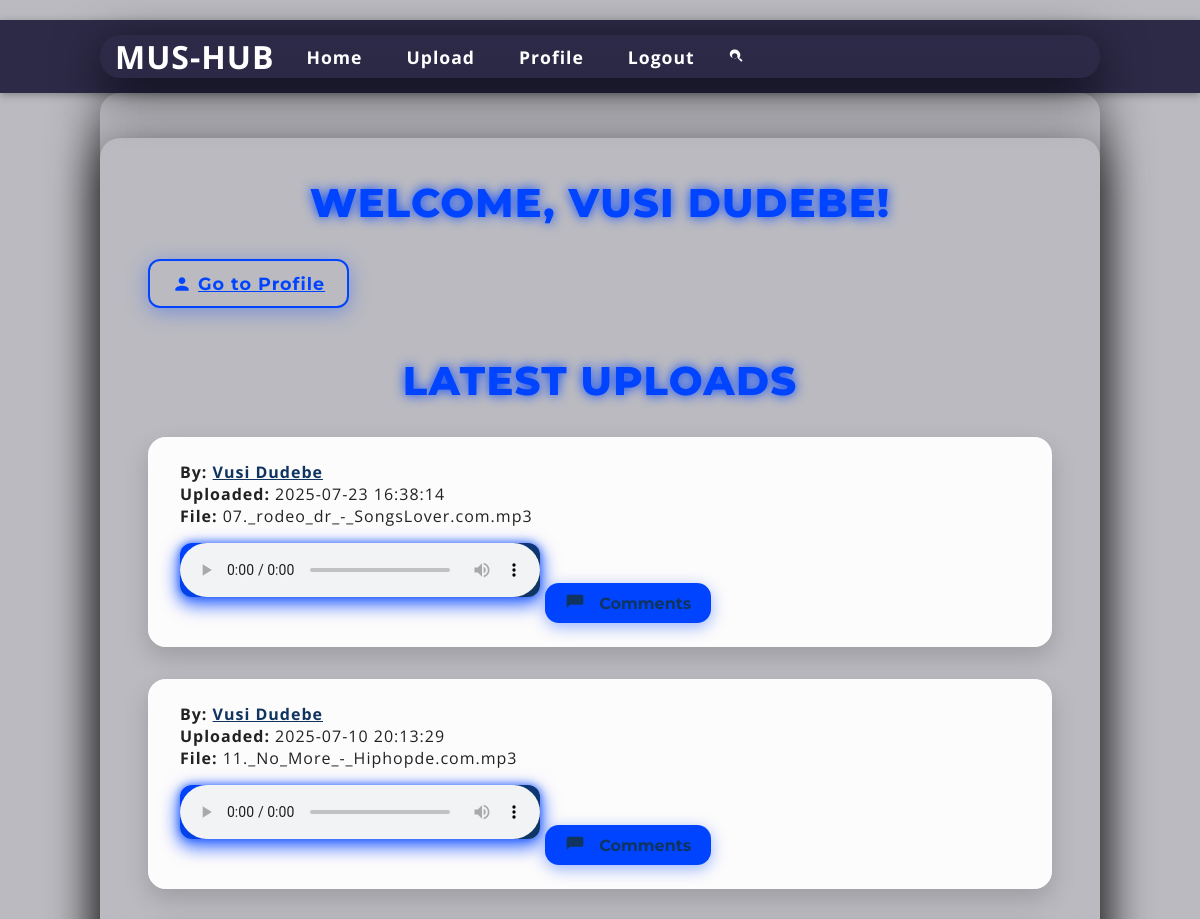
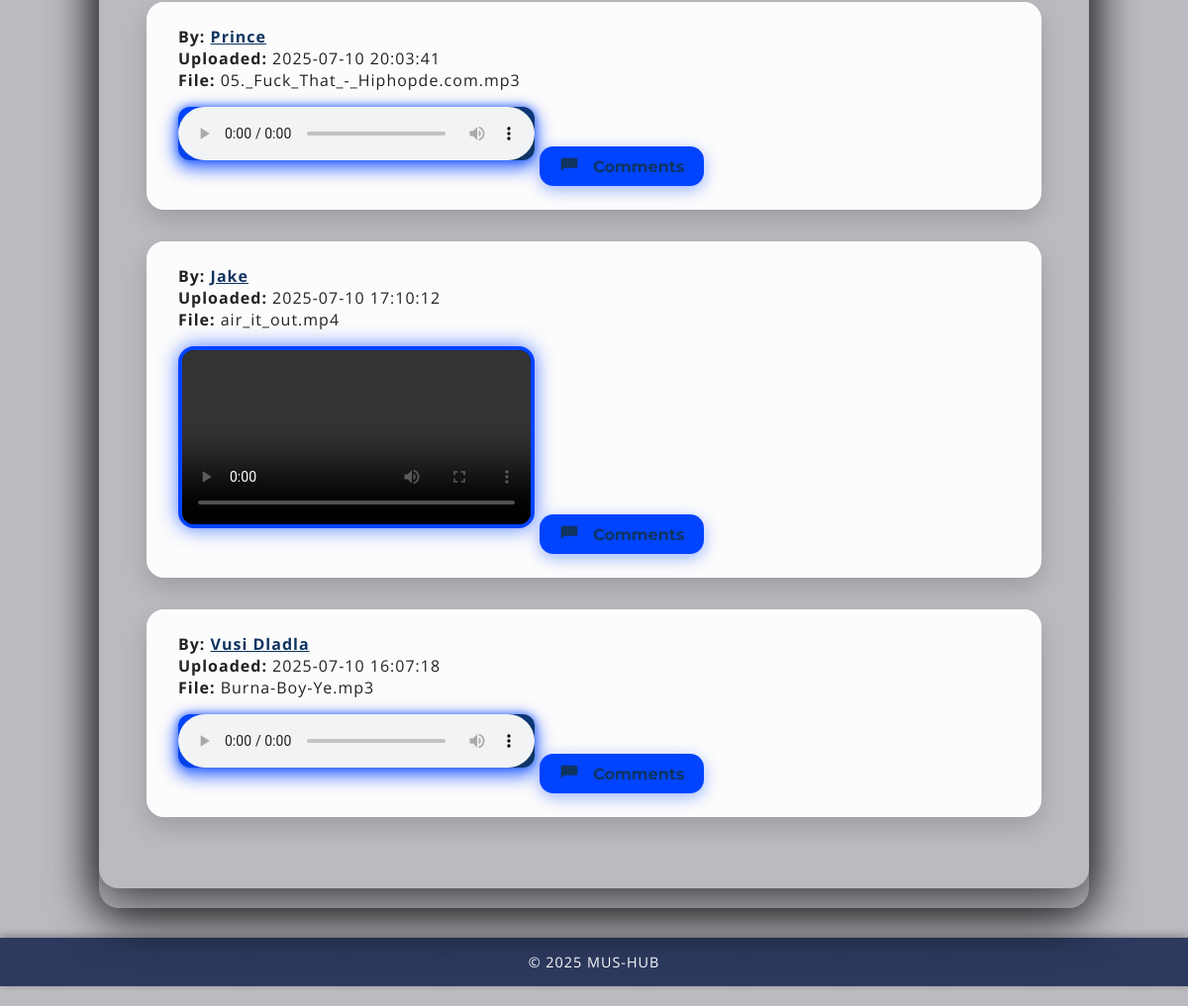
The app's page / (signed in) with its own data (2 pictures, top to bottom).
### app.py (models this page shows)
class User(db.Model):
    UserID = db.Column(db.Integer, primary_key=True)
    Username = db.Column(db.String(80), nullable=False)
    Email = db.Column(db.String(120), unique=True, nullable=False)
    Password = db.Column(db.String(200), nullable=False)
    Role = db.Column(db.String(20), nullable=False)
    Bio = db.Column(db.String(500))
    comments = db.relationship('Comment', backref='author', lazy=True)

class Content(db.Model):
    ContentID = db.Column(db.Integer, primary_key=True)
    UserID = db.Column(db.Integer, db.ForeignKey('user.UserID'), nullable=False)
    FilePath = db.Column(db.String(200), nullable=False)
    UploadDate = db.Column(db.DateTime, default=datetime.utcnow)
    user = db.relationship('User', backref='contents')

### app.py (the view)
@app.route('/')
def index():
    user_id = session.get('user_id')
    user = User.query.get(user_id) if user_id else None
    username = user.Username if user else 'Guest'
    contents = Content.query.order_by(Content.UploadDate.desc()).all()
    for content in contents:
        content.comments = Comment.query.filter_by(ContentID=content.ContentID).order_by(Comment.CommentDate).all()
    return render_template('index.html', username=username, contents=contents)

### app.py (called while the page is built)
@app.context_processor
def inject_now():
    return {
        'now': datetime.utcnow(),
        'current_user_id': session.get('user_id')
    }

### templates/index.html (shortened to what this page needs)
{% extends "base.html" %}
{% block extra_css %}
  <link rel="stylesheet" href="{{ url_for('static', filename='index.css') }}">
{% endblock %}
{% block content %}
<div class="container">
  {% if 'user_id' in session %}
    <h2>Welcome, {{ username }}!</h2>
    <a href="{{ url_for('profile') }}" class="profile-link" aria-label="Go to your profile">
      <svg class="icon" viewBox="0 0 24 24" aria-hidden="true" focusable="false">
        <path d="M12 12c2.21 0 4-1.79 4-4s-1.79-4-4-4-4 1.79-4 4 1.79 4 4 4zm0 2c-2.67 0-8 1.34-8 4v2h16v-2c0-2.66-5.33-4-8-4z"/>
      </svg>
      Go to Profile
    </a>
    <h2>Latest Uploads</h2>
    {% for content in contents %}
      <div class="upload" role="region" aria-labelledby="upload-title-{{ content.ContentID }}">
        <p><strong>By:</strong>
          <a href="{{ url_for('public_profile', user_id=content.user.UserID) }}">
            {{ content.user.Username }}
          </a>
        </p>
        <p><strong>Uploaded:</strong> {{ content.UploadDate.strftime('%Y-%m-%d %H:%M:%S') }}</p>
        <p><strong>File:</strong> {{ content.FilePath }}</p>
        {% set ext = content.FilePath.split('.')[-1].lower() %}
        {% if ext in ['mp3', 'wav', 'ogg'] %}
          <audio controls>
            <source src="{{ url_for('static', filename='uploads/' ~ content.FilePath) }}" type="audio/{{ ext }}">
          </audio>
        {% elif ext in ['mp4', 'webm'] %}
          <video controls width="360" aria-labelledby="upload-title-{{ content.ContentID }}">
            <source src="{{ url_for('static', filename='uploads/' ~ content.FilePath) }}" type="video/{{ ext }}">
          </video>
        {% else %}
          <p>Preview not available for this file type.</p>
        {% endif %}
        <button
          aria-expanded="false"
          aria-controls="comments-{{ content.ContentID }}"
          onclick="toggleComments('comments-{{ content.ContentID }}', this)"
          class="comments-toggle"
          >
          <svg class="icon" viewBox="0 0 24 24" aria-hidden="true" focusable="false">
            <path d="M20 2H4c-1.1 0-2 .9-2 2v14l4-4h14c1.1 0 2-.9 2-2V4c0-1.1-.9-2-2-2z"/>
          </svg>
          Comments
        </button>
      </div>
    {% endfor %}
  {% endif %}
</div>
{% endblock %}

### templates/base.html (shortened to what this page needs)
<!DOCTYPE html>
<html lang="en">
<head>
  <link rel="stylesheet" href="{{ url_for('static', filename='base.css') }}" />
  {% block extra_css %}{% endblock %}
</head>
<body>
  <header class="site-header">
    <div class="container">
      <h1 class="logo">MUS-HUB</h1>
      <nav>
        <ul class="nav-list {% if 'user_id' in session %}js-hidden{% endif %}" id="nav-list">
          {% if 'user_id' in session %}
            <li><a href="/">Home</a></li>
            <li><a href="/upload">Upload</a></li>
            <li><a href="{{ url_for('profile') }}">Profile</a></li>
            <li><a href="{{ url_for('logout') }}">Logout</a></li>
            <li class="search-container" id="search-container" tabindex="0" role="button" aria-label="Toggle search">
            </li>
          {% else %}
            <li><a href="{{ url_for('login') }}">Login</a></li>
            <li><a href="{{ url_for('register') }}">Register</a></li>
          {% endif %}
        </ul>
      </nav>
    </div>
  </header>
  <main class="container">
    {% block content %}{% endblock %}
  </main>
  <footer class="site-footer">
    <p>&copy; 2025 MUS-HUB</p>
  </footer>
</body>
</html>

### static/base.css (style rules this page uses)
:root { --background: #1a1a2e; --color: #ffffff; --primary-color: #0f3460; --accent-color: #0b0885; --glass-bg: rgba(255, 255, 255, 0.05); }
* { box-sizing: border-box; margin: 0; padding: 0; }
html { scroll-behavior: smooth; }
body { font-family: "Poppins", sans-serif; background: linear-gradient(135deg, var(--background), var(--primary-color)); color: var(--color); letter-spacing: 1px; min-height: 100vh; display: flex; flex-direction: column; padding: 20px 0; }
.site-header { width: 100%; background-color: rgba(20, 17, 51, 0.85); box-shadow: 0 2px 8px rgba(0,0,0,0.3); position: sticky; top: 0; z-index: 100; padding: 15px 0; }
.site-header .container { display: flex; align-items: center; justify-content: space-between; max-width: 1000px; margin: 0 auto; padding: 0 15px; gap: 20px; }
.logo { font-size: 2rem; font-weight: 700; color: var(--color); flex-shrink: 0; }
nav { flex: 1; }
.nav-list { display: flex; list-style: none; align-items: center; gap: 20px; padding-left: 0; margin: 0; flex-wrap: nowrap; transition: max-height 0.3s ease; overflow: hidden; max-height: none; }
.nav-list li { position: relative; }
.nav-list li a { color: var(--color); text-decoration: none; font-weight: 700; font-size: 1.1rem; padding: 8px 12px; border-radius: 8px; transition: color 0.3s ease, background-color 0.3s ease; display: inline-block; }
.search-container { display: flex; align-items: center; cursor: pointer; position: relative; outline: none; }
.search-icon { fill: var(--color); width: 20px; height: 20px; transition: fill 0.3s ease; }
main.container { flex: 1; display: flex; flex-direction: column; justify-content: flex-start; align-items: center; padding: 20px 15px; max-width: 1000px; margin: 0 auto; box-sizing: border-box; gap: 25px; }
.site-footer { width: 100%; padding: 15px 0; text-align: center; background-color: rgba(20, 35, 77, 0.85); font-size: 0.9rem; user-select: none; box-shadow: 0 -2px 8px rgba(0,0,0,0.3); margin-top: 30px; color: var(--color); }
.nav-list.js-visible { opacity: 1; pointer-events: auto; }

### templates/index.html (style rules this page uses)
.icon { width: 20px; height: 20px; fill: currentColor; vertical-align: middle; margin-right: 6px; transition: transform 0.3s ease; display: inline-block; }

### records on screen
User: Username "VUSI DUDEBE"
Content: user.Username "Vusi Dudebe", UploadDate "2025-07-23 16:38:14", FilePath "07._rodeo_dr_-_SongsLover.com.mp3"
Content: user.Username "Vusi Dudebe", UploadDate "2025-07-10 20:13:29", FilePath "11._No_More_-_Hiphopde.com.mp3"
Content: user.Username "Prince", UploadDate "2025-07-10 20:03:41", FilePath "05._Fuck_That_-_Hiphopde.com.mp3"
Content: user.Username "Jake", UploadDate "2025-07-10 17:10:12", FilePath "air_it_out.mp4"
Content: user.Username "Vusi Dladla", UploadDate "2025-07-10 16:07:18", FilePath "Burna-Boy-Ye.mp3"
